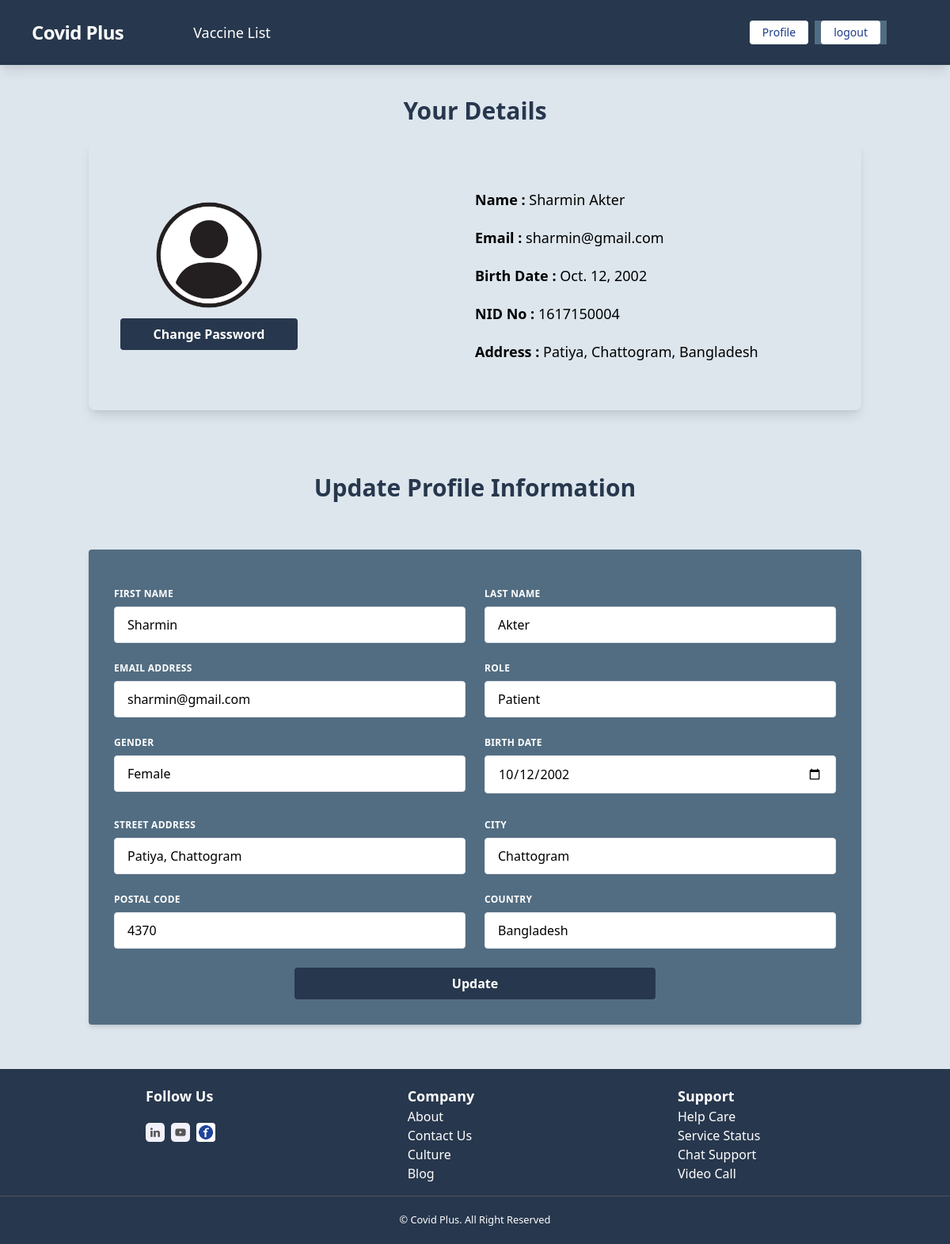
The page /account/profile/ (signed in) on the database its author committed.
### account/models.py (models this page shows, shortened)
class UserAccount(models.Model):
    user = models.OneToOneField(User, on_delete=models.CASCADE, related_name="account")
    nid = models.CharField(max_length=20, unique=True, verbose_name="National ID")
    birth_date = models.DateField(null=True, blank=True)
    role = models.CharField(max_length=10, choices=ROLE_CHOICES, default="Patient")
    gender = models.CharField(
        max_length=10, choices=GENDER_TYPES, blank=True, null=True
    )
    street_address = models.CharField(max_length=255, blank=True, null=True)
    city = models.CharField(max_length=100, blank=True, null=True)
    postal_code = models.CharField(max_length=20, blank=True, null=True)
    country = models.CharField(max_length=100, blank=True, null=True)

### account/views.py (the view, shortened to what this page needs)
# urls.py: path("profile/", UserAccountUpdateView.as_view(), name="profile"),
class UserAccountUpdateView(View):
    template_name = "profile.html"
    def get(self, request):
        form = UserUpdateForm(instance=request.user)
        return render(request, self.template_name, {"form": form})

### account/templates/profile.html (shortened to what this page needs)
{% extends 'base.html' %} {% load static %}
 {% block body %}
<div class="px-3 py-4 rounded-xl my-6 ">
 <h1 class="font-bold text-3xl text-center pb-5">
    Your Details
  </h1>
  <div class='mx-20 p-10 mb-20 rounded-lg overflow-hidden shadow-lg'>
  <div class="flex items-center justify-between w-full">
    <div class='w-1/2'>
      <img class='w-2/4 mb-3' src="{% static 'user3.webp' %}" alt="">
      <button class="w-2/4 px-3 m-auto hover:bg-black text-white font-bold py-2 px-4 rounded focus:outline-none focus:shadow-outline">
        <a
          href="{% url 'password_change' %}"
        >
          Change Password
        </a>
      </button>
    </div>
    <div class='w-1/2 mt-5'>
      <p class=" text-lg text-left pb-5">
       <b> Name :</b> {{ request.user.account.user.first_name}} {{ request.user.account.user.last_name}}
      </p>
      <p class=" text-lg text-left pb-5">
        <b>Email :</b> {{ request.user.account.user.email}}
      </p>
      <p class=" text-lg text-left pb-5">
        <b>Birth Date : </b>{{ request.user.account.birth_date}}
      </p>
      <p class=" text-lg text-left pb-5">
        <b>NID No :</b> {{ request.user.account.nid }}
      </p>
      <p class=" text-lg text-left pb-5">
        <b>Address : </b>{{ request.user.account.street_address}}, {{ request.user.account.country}}
      </p>
    </div>
  </div>
  </div>
  <h1 class="font-bold text-3xl text-center pb-5">
    Update Profile Information
  </h1>
  <div class="mx-20 mt-10">
    <form
      method="post"
      class="bg-violet-800 text-white shadow-md rounded px-8 pt-6 pb-8 mb-4"
    >
      <br />
      <div class="flex flex-wrap -mx-3 mb-6">
        <div class="w-full md:w-1/2 px-3 mb-6 md:mb-0">
          <label
            class="block uppercase tracking-wide text-white text-xs font-bold mb-2"
            for="{{ form.first_name.id_for_label }}"
          >
            {{ form.first_name.label }}
          </label>
          {{ form.first_name }}
        </div>
        <div class="w-full md:w-1/2 px-3">
          <label
            class="block uppercase tracking-wide text-white text-xs font-bold mb-2"
            for="{{ form.last_name.id_for_label }}"
          >
            {{ form.last_name.label }}
          </label>
          {{ form.last_name }}
        </div>
      </div>
      <div class="flex flex-wrap -mx-3 mb-6">
        <div class="w-full md:w-1/2 px-3 mb-6 md:mb-0">
          <label
            class="block uppercase tracking-wide text-white text-xs font-bold mb-2"
            for="{{ form.email.id_for_label }}"
          >
            {{ form.email.label }}
          </label>
          {{ form.email }}
        </div>
        <div class="w-full md:w-1/2 px-3 mb-6 md:mb-0">
          <label
            class="block uppercase tracking-wide text-white text-xs font-bold mb-2"
            for="{{ form.role.id_for_label }}"
          >
            {{ form.role.label }}
          </label>
          {{ form.role }}
        </div>
      </div>
      <div class="flex flex-wrap -mx-3 mb-6">
        <div class="w-full md:w-1/2 px-3 mb-6 md:mb-0">
          <label
            class="block uppercase tracking-wide text-white text-xs font-bold mb-2"
            for="{{ form.gender.id_for_label }}"
          >
            {{ form.gender.label }}
          </label>
          {{ form.gender }}
        </div>
        <div class="w-full md:w-1/2 px-3 mb-6 md:mb-0">
          <label
            class="block uppercase tracking-wide text-white text-xs font-bold mb-2"
            for="{{ form.birth_date.id_for_label }}"
          >
            {{ form.birth_date.label }}
          </label>
          {{ form.birth_date }}
        </div>
      </div>
      <div class="flex flex-wrap -mx-3">
        <div class="w-full md:w-1/2 px-3 mb-6 md:mb-0">
        </div>
        <div class="w-full md:w-1/2 px-3 mb-6 md:mb-0">
        </div>
      </div>
      <div class="flex flex-wrap -mx-3 mb-6">
        <div class="w-full md:w-1/2 px-3 mb-6 md:mb-0">
          <label
            class="block uppercase tracking-wide text-white text-xs font-bold mb-2"
            for="{{ form.street_address.id_for_label }}"
          >
            {{ form.street_address.label }}
          </label>
          {{ form.street_address }}
        </div>
        <div class="w-full md:w-1/2 px-3">
          <label
            class="block uppercase tracking-wide text-white text-xs font-bold mb-2"
            for="{{ form.city.id_for_label }}"
          >
            {{ form.city.label }}
          </label>
          {{ form.city }}
        </div>
      </div>
      <div class="flex flex-wrap -mx-3 mb-6">
        <div class="w-full md:w-1/2 px-3 mb-6 md:mb-0">
          <label
            class="block uppercase tracking-wide text-white text-xs font-bold mb-2"
            for="{{ form.postal_code.id_for_label }}"
          >
            {{ form.postal_code.label }}
          </label>
          {{ form.postal_code }}
        </div>
        <div class="w-full md:w-1/2 px-3">
          <label
            class="block uppercase tracking-wide text-white text-xs font-bold mb-2"
            for="{{ form.country.id_for_label }}"
          >
            {{ form.country.label }}
          </label>
          {{ form.country }}
        </div>
      </div>
      <div class="flex items-center justify-between">
        <button
          class="w-full md:w-1/2 px-3 m-auto hover:bg-black text-white font-bold py-2 px-4 rounded focus:outline-none focus:shadow-outline"
          type="submit"
        >
          Update
        </button>
      </div>
    </form>
  </div>
</div>
{% endblock %}

### rows shown on the page
UserAccount: street_address "Patiya, Chattogram", city "Chattogram", postal_code "4370", country "Bangladesh"

### other values the page prints
{{ request.user.account.user.first_name }} "Sharmin"
{{ request.user.account.user.last_name }} "Akter"
{{ request.user.account.user.email }} "sharmin@gmail.com"
{{ request.user.account.birth_date }} "Oct. 12, 2002"
{{ request.user.account.nid }} "1617150004"
{{ request.user.account.street_address }} "Patiya, Chattogram"
{{ request.user.account.country }} "Bangladesh"
